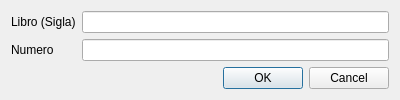
<?xml version="1.0" encoding="UTF-8"?>
<ui version="4.0">
 <class>LetteraturaDialog</class>
 <widget class="QDialog" name="LetteraturaDialog">
  <property name="geometry">
   <rect>
    <x>0</x>
    <y>0</y>
    <width>400</width>
    <height>95</height>
   </rect>
  </property>
  <property name="windowTitle">
   <string>Modifica letteratura</string>
  </property>
  <layout class="QFormLayout" name="formLayout">
   <item row="0" column="0">
    <widget class="QLabel" name="label">
     <property name="text">
      <string>Libro (Sigla)</string>
     </property>
     <property name="buddy">
      <cstring>sigla</cstring>
     </property>
    </widget>
   </item>
   <item row="0" column="1">
    <widget class="QLineEdit" name="sigla"/>
   </item>
   <item row="1" column="0">
    <widget class="QLabel" name="label_2">
     <property name="text">
      <string>Numero</string>
     </property>
     <property name="buddy">
      <cstring>numero</cstring>
     </property>
    </widget>
   </item>
   <item row="1" column="1">
    <widget class="QLineEdit" name="numero"/>
   </item>
   <item row="2" column="0" colspan="2">
    <widget class="QDialogButtonBox" name="buttonBox">
     <property name="orientation">
      <enum>Qt::Horizontal</enum>
     </property>
     <property name="standardButtons">
      <set>QDialogButtonBox::Cancel|QDialogButtonBox::Ok</set>
     </property>
     <property name="centerButtons">
      <bool>false</bool>
     </property>
    </widget>
   </item>
  </layout>
 </widget>
 <resources/>
 <connections>
  <connection>
   <sender>buttonBox</sender>
   <signal>accepted()</signal>
   <receiver>LetteraturaDialog</receiver>
   <slot>accept()</slot>
   <hints>
    <hint type="sourcelabel">
     <x>248</x>
     <y>254</y>
    </hint>
    <hint type="destinationlabel">
     <x>157</x>
     <y>274</y>
    </hint>
   </hints>
  </connection>
  <connection>
   <sender>buttonBox</sender>
   <signal>rejected()</signal>
   <receiver>LetteraturaDialog</receiver>
   <slot>reject()</slot>
   <hints>
    <hint type="sourcelabel">
     <x>316</x>
     <y>260</y>
    </hint>
    <hint type="destinationlabel">
     <x>286</x>
     <y>274</y>
    </hint>
   </hints>
  </connection>
 </connections>
</ui>
